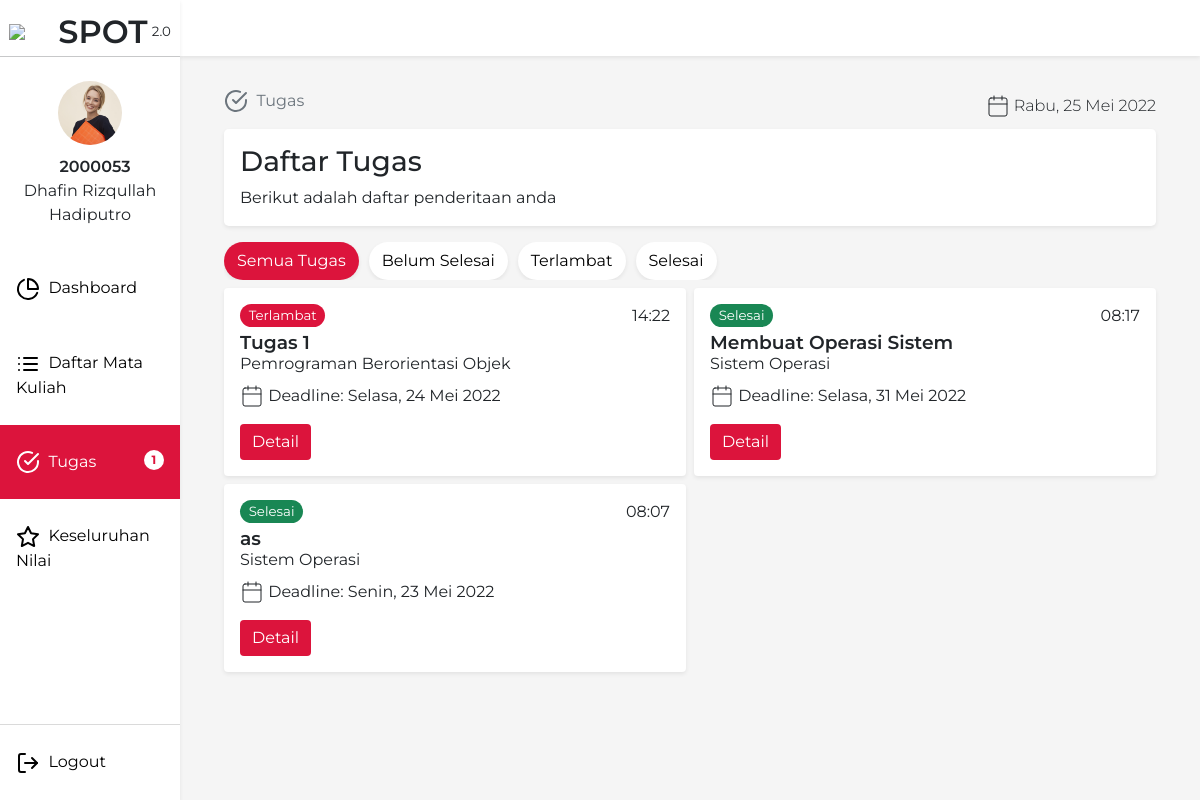
Before: /Tugas (signed in) with the older database file.
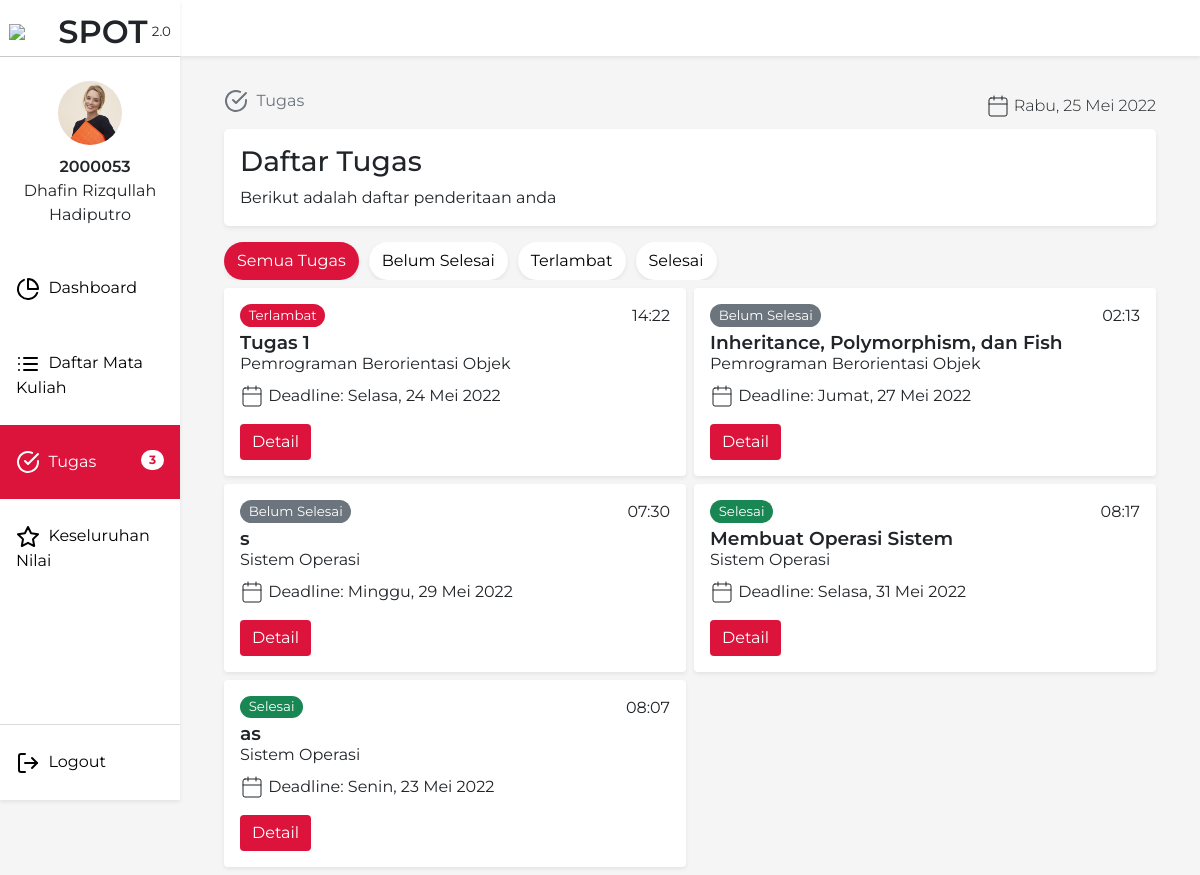
After: the same page with the newer database file.
### tables this page shows
CREATE TABLE `tugas` (
  `id_tugas` int(11) NOT NULL,
  `judul` varchar(128) NOT NULL,
  `deskripsi` text NOT NULL,
  `deadline` datetime NOT NULL,
  `id_materi` int(11) NOT NULL
);

CREATE TABLE `matakuliah` (
  `kd_matkul` varchar(15) NOT NULL,
  `nid` int(10) UNSIGNED NOT NULL,
  `nid2` int(10) UNSIGNED NOT NULL,
  `nama_matkul` varchar(100) NOT NULL,
  `description` text NOT NULL,
  `sks` int(11) NOT NULL,
  `waktu` time NOT NULL,
  `hari` enum('Senin','Selasa','Rabu','Kamis','Jumat','Sabtu') NOT NULL
);

### Database/Query.php (called while the page is built, shortened)
<?php
class Query {
    private $resource;
    public function reset() {
        $this->resource = null;
    }
    public function query($sql) {
        $this->resource = mysqli_query(mysqli_connect("localhost", "root", "", "penilaian-app"), $sql);
        return $this;
    }
    public function fetch()
    {
        $result = Array();
        while ($row = mysqli_fetch_assoc($this->resource)) {
            $result[] = $row;
        }
        return $result;
    }
    public function count()
    {
        return $this->resource->num_rows;
    }
}

### views/mahasiswa/tugas.php (the view, shortened to what this page needs)
<!DOCTYPE html>
<html>
<head>
  <link rel="stylesheet" href="https://unicons.iconscout.com/release/v4.0.0/css/line.css">
  <link href="https://cdn.jsdelivr.net/npm/bootstrap@5.1.3/dist/css/bootstrap.min.css" rel="stylesheet"
>
  <link href="css/tugas.css" rel="stylesheet" type="text/css" />
  <link href="css/component/navbar.css" rel="stylesheet" type="text/css" />
</head>
<body>
  <nav class="shadow-sm">
  </nav>
  <?php include('components/sidebar.php'); ?>
  <div class="main-content">
    <div class="p-2">
      <?php include('components/breadcrumbs.php'); ?>
      <div class="row mb-3">
        <div class="col-12">
          <div class="content rounded-3 p-3 shadow-sm">
            <h1 class="fs-3 header-title">Daftar Tugas</h1>
            <p class="mb-0 desc-title">Berikut adalah daftar penderitaan anda</p>
          </div>
        </div>
      </div>
      <div class="row mb-2">
        <div class="col-12">
          <div class="cat-tugas">
            <label for="all-show" class="btn opt-label shadow-sm">Semua Tugas</label>
            <label for="not-finish" class="btn opt-label shadow-sm">Belum Selesai</label>
            <label for="missed" class="btn opt-label shadow-sm">Terlambat</label>
            <label for="completed" class="btn opt-label shadow-sm">Selesai</label>
          </div>
        </div>
      </div>
      <div class="row g-2">
        <?php
          $getNFTugas = $DB->query("CALL getNFTugas(2000649)")->fetch();
          $DB->reset();
          foreach ($getNFTugas as $tugas) {
        ?>
        <div class="col-lg-6 tugas-row <?= $helper->tagTugas($tugas['status']) ?>">
          <div class="tugas-card shadow-sm rounded">
            <div class="tugas-info">
              <div class="tugas-header">
                <div class="tugas-status">
                  <?= $helper->checkDeadlineTugas($tugas['status']) ?>
                </div>
                <div class="tugas-title"><?= $tugas["judul"] ?></div>
                <div class="tugas-matkul"><?= $tugas["nama_matkul"] ?></div>
              </div>
              <div class="tugas-time">
                <?= $helper->convertSQLDate($tugas['deadline'], "NO_DATE") ?>
              </div>
              <div class="tugas-date">
                <i class="ico ico-dark" data-feather="calendar"></i>
                <span class="time">&nbsp;Deadline: <?= $helper->convertSQLDate($tugas['deadline'], "NO_TIME") ?></span>
              </div>
              <a href="/MataKuliah/<?= $tugas['kd_matkul'] ?>/<?= $tugas['id_materi'] ?>" class="btn btn-primary cta-tugas">Detail</a>
            </div>
          </div>
        </div>
        <?php
          }
          $getDoneTugas = $DB->query("CALL getUploadedTugas(2000649)")->fetch();
          foreach ($getDoneTugas as $tugas) {
        ?>
        <div class="col-lg-6 tugas-row <?= $helper->tagTugas($tugas['status']) ?>">
          <div class="tugas-card shadow-sm rounded">
            <div class="tugas-info">
              <div class="tugas-header">
                <div class="tugas-status">
                  <?= $helper->checkDeadlineTugas($tugas['status']) ?>
                </div>
                <div class="tugas-title"><?= $tugas["judul"] ?></div>
                <div class="tugas-matkul"><?= $tugas["nama_matkul"] ?></div>
              </div>
              <div class="tugas-time">
                <?= $helper->convertSQLDate($tugas['deadline'], "NO_DATE") ?>
              </div>
              <div class="tugas-date">
                <i class="ico ico-dark" data-feather="calendar"></i>
                <span class="time">&nbsp;Deadline: <?= $helper->convertSQLDate($tugas['deadline'], "NO_TIME") ?></span>
              </div>
              <a href="/MataKuliah/<?= $tugas['kd_matkul'] ?>/<?= $tugas['id_materi'] ?>" class="btn btn-primary cta-tugas">Detail</a>
            </div>
          </div>
        </div>
        <?php } ?>
      </div>
    </div>
  </div>
</body>
</html>

### index.php (shortened to what this page needs)
<?php
$request = $_SERVER['REQUEST_URI'];
$helper = new helper();
$DB = new Query();
$helper->checkSession();
switch (strtolower($request)) {
    case '/tugas':
        require "views/mahasiswa/tugas.php";
        break;
}

### components/sidebar.php (shortened to what this page needs)
<?php
$request = $_SERVER['REQUEST_URI'];
$requestParsed = explode("/", strtolower(parse_url($_SERVER['REQUEST_URI'], PHP_URL_PATH)));
$active_menu = 'class="active"';
?>
<div class="sidebar shadow-sm">
    <div class="brand">
      <img class="logo" src="/assets/image/Logo_Almamater_UPI.svg" width="45">
      <span class="brand-name">SPOT</span>
      <span class="brand-version">2.0</span>
    </div>
    <hr style="margin: 0;">
    <div class="login-info">
      <img class="avatar" src="/assets/image/profile.jpg" alt="profile" width="72">
      <span class="name"><?= $_SESSION['npm'] ?></span>
      <span class="nim"><?= ucwords(strtolower($_SESSION['name'])) ?></span>
    </div>
    <a <?= ($requestParsed[1] == 'dashboard' || $request == '/') ? $active_menu : '' ?> href="/">
      <i class="icon" data-feather="pie-chart"></i>
      <span class="menu-name">&nbsp;Dashboard</span>
    </a>
    <a <?= ($requestParsed[1] == 'matakuliah') ? $active_menu : '' ?> href="/MataKuliah">
      <i class="icon" data-feather="list"></i>
      <span class="menu-name">&nbsp;Daftar Mata Kuliah</span>
    </a>
    <a <?= ($requestParsed[1] == 'tugas') ? $active_menu : '' ?> href="/Tugas">
      <i class="icon" data-feather="check-circle"></i>
      <span class="menu-name">&nbsp;Tugas</span>
      <?php
      $getNFTugas = $DB->query("CALL getNFTugas(2000649)")->count();
      if($getNFTugas > 0 ) {
      ?>
      <span class="badge"><?= $getNFTugas ?></span>
      <?php } ?>
    </a>
    <a <?= ($requestParsed[1] == 'nilai') ? $active_menu : '' ?> href="/Nilai">
      <i class="icon" data-feather="star"></i>
      <span class="menu-name">&nbsp;Keseluruhan Nilai</span>
    </a>
    <a class="menu-settings logout" href="/Logout">
      <i class="icon" data-feather="log-out"></i>
      <span class="menu-name">&nbsp;Logout</span>
    </a>
  </div>

### components/breadcrumbs.php (shortened to what this page needs)
<?php
$request = $_SERVER['REQUEST_URI'];
?>
<?php
if ($request == '/dashboard' || $request == '/') { ?>
    <div class="row">
        <div class="col-6">
            <div aria-label="breadcrumb">
            <ol class="breadcrumb">
              <li class="breadcrumb-item active" aria-current="page">
                <i class="icon ico-dark" data-feather="pie-chart"></i>
                <span class="breadcrumb-item-text">&nbsp;Dashboard</span>
              </li>
            </ol>
          </div>
        </div>
        <div class="col-6">
          <div class="date">
            <i class="ico ico-dark" data-feather="calendar"></i>
            <span class="date-text">&nbsp;<?= $helper->getTodayDate() ?></span>
          </div>
        </div>
    </div>
<?php } elseif ($request == '/Tugas') { ?>
    <div class="row">
        <div class="col-6">
          <div aria-label="breadcrumb">
            <ol class="breadcrumb">
              <li class="breadcrumb-item active" aria-current="page">
                <i class="icon ico-dark" data-feather="check-circle"></i>
                <span class="breadcrumb-item-text">&nbsp;Tugas</span>
              </li>
            </ol>
          </div>
        </div>
        <div class="col-6">
          <div class="date">
            <i class="ico ico-dark" data-feather="calendar"></i>
            <span class="date-text">&nbsp;<?= $helper->getTodayDate() ?></span>
          </div>
        </div>
      </div>
<?php } elseif ($request == '/Nilai') {?>
<?php } ?>

### App/Helper.php (shortened to what this page needs)
<?php
class Helper {
    public function convertDay($day)
    {
        $days = ['Minggu', 'Senin', 'Selasa', 'Rabu', 'Kamis', 'Jumat', 'Sabtu'];
        return $days[$day];
    }
    public function convertMonth($month)
    {
        $months = ['', 'Januari', 'Februari', 'Maret', 'April', 'Mei', 'Juni', 'Juli', 'Agustus', 'September', 'Oktober', 'November', 'Desember'];
        return $months[$month];
    }
    public function convertSQLDate($date, $filter = "")
    {
        $strtotime = strtotime($date);
        $phpdate = NULL;
        if($filter == "NO_DATE"){
            $phpdate = date('H:i', $strtotime);
        } elseif ($filter == "NO_TIME") {
            $phpdate = $this->convertDay(date("w", $strtotime)) . ", " . date("d", $strtotime) . " " . $this->convertMonth(date("n", $strtotime)) . " " . date("Y", $strtotime);
        } else {
            $phpdate = $this->convertDay(date("w", $strtotime)) . ", " . date('d', $strtotime) . ' ' . $this->convertMonth(date('n', $strtotime)) . ' ' . date('Y', $strtotime) . ' ' . date('H:i:s', $strtotime);
        }
        return $phpdate;
    }
    public function getTodayDate()
    {
        $day = date('w');
        $month = date('n');
        $date = $this->convertDay($day) . ", " . date('j') . " " . $this->convertMonth($month) . " " . date('Y');
        return $date;
    }
    public function checkDeadlineTugas($status) {
        if ($status == "Terlambat") {
            return '<span class="badge bg-primary text-wrap">Terlambat</span>';
        } elseif ($status == "Belum Selesai") {
            return '<span class="badge bg-secondary text-wrap">Belum Selesai</span>';
        } else {
            return '<span class="badge bg-success text-wrap">Selesai</span>';
        }
    }
    public function tagTugas($status)
    {
        if ($status == "Terlambat") {
            return 'TugasLate';
        } elseif ($status == "Belum Selesai") {
            return 'TugasNF';
        } else {
            return 'TugasDone';
        }
    }
}

### css/tugas.css (style rules this page uses)
body { background-color: rgb(245, 245, 245); margin: 0 auto; width: 100vw; height: 100vh; font-family: 'Montserrat', sans-serif; }
h1, h2, h3, h4 { display: inline-block; }
.main-content { margin-left: 18vw; margin-right: 3vw; padding-top: 10vh; }
.breadcrumb-item svg { z-index: -1; }
.breadcrumb-item-text { display: inline-block; vertical-align: middle; }
.date { display: flex; flex-wrap: wrap; align-items: flex-end; justify-content: right; text-align: right; font-weight: 300; padding: 0; min-height: 30px; }
.date svg { stroke-width: 1px; }
.content { background-color: white; }
.cat-tugas { display: flex; max-width: 100vw; max-height: 100px; flex-wrap: nowrap; overflow-x: scroll; align-items: flex-start; gap: 10px; }
.opt-label { background-color: white !important; color: black !important; font-size: 12pt; border-radius: 100vw !important; max-width: fit-content !important; word-wrap: unset; }
input[type=radio].opt-show-btn:checked + .opt-label { background-color: crimson !important; color: white !important; }
.tugas-card { width: 100%; background-color: white; padding: 16px; }
.tugas-header { display: inline-block; line-height: 1em; }
.tugas-matkul { display: block; font-size: 12pt; margin-bottom: 12px; }
.tugas-time { display: block; float: right; font-size: 12pt; }
.tugas-title { margin-bottom: 5px; display: inline-block; font-size: 14pt; font-weight: 600; }
.tugas-status { margin-bottom: 8px; }
.tugas-status > span { font-size: 10pt !important; font-weight: normal !important; }
.tugas-date { font-size: 12pt; margin-bottom: 12px; display: flex; align-items: center; margin-bottom: 16px; }
.tugas-date svg { stroke-width: 1px; }
.cta-tugas { display: inline-flex; align-items: flex-end; }
.btn-primary { background-color: crimson !important; color: white !important; border: none; }
.bg-primary { background-color: crimson !important; }
span.badge.bg-secondary, span.badge.bg-alert, span.badge.bg-success, span.badge.bg-primary { float: none !important; }

### css/component/navbar.css (style rules this page uses)
nav { width: 85vw; background-color: rgb(255, 255, 255); position: fixed; margin: 0; padding: 0; height: 7vh; overflow: auto; right: 0; }
.sidebar { margin: 0; padding: 0; width: 15vw; background-color: rgb(255, 255, 255); position: fixed; height: 100vh; overflow: auto; }
.brand { padding-top: 1vh; height: 7vh; text-align: center; }
.brand-name { display: inline-block; vertical-align: middle; font-size: 24pt; font-weight: 600; }
.brand-version { font-size: 10pt; margin-top: 15px; }
.logo { display: inline-block; vertical-align: middle; height: auto !important; max-width: 45px; }
.login-info { text-align: center; padding-top: 3vh; padding-bottom: 3vh; }
.avatar { width: 64px; height: 64px; object-fit: cover; border-radius: 100px; object-position: center 10%; }
.name { margin-top: 10px; display: block; margin-left: 10px; font-weight: 600; }
.sidebar a { display: block; color: black; padding: 25px 16px; text-decoration: none; transition: background-color 100ms linear; }
.sidebar a.active { background-color: crimson; color: white; }
.badge { position: inherit; float: right; width: max-content; border-radius: 100vh; }
a.active>.badge { background-color: white; color: crimson; }
.icon { position: relative; text-align: c; }
.logout { border-top: 1px solid rgb(218, 218, 218); position: absolute; bottom: 0; }
a.logout { color: rgb(2, 2, 2); width: 100%; }

Changed rows visible on the page:
added tugas: shows "Belum Selesai", judul "Inheritance, Polymorphism, dan Fish", matakuliah.nama_matkul "Pemrograman Berorientasi Objek", deadline "02:13", deadline "Jumat, 27 Mei 2022"
added tugas: shows "Belum Selesai", judul "s", matakuliah.nama_matkul "Sistem Operasi", deadline "07:30", deadline "Minggu, 29 Mei 2022"
Other visible differences:
$getNFTugas: "1" → "3"
